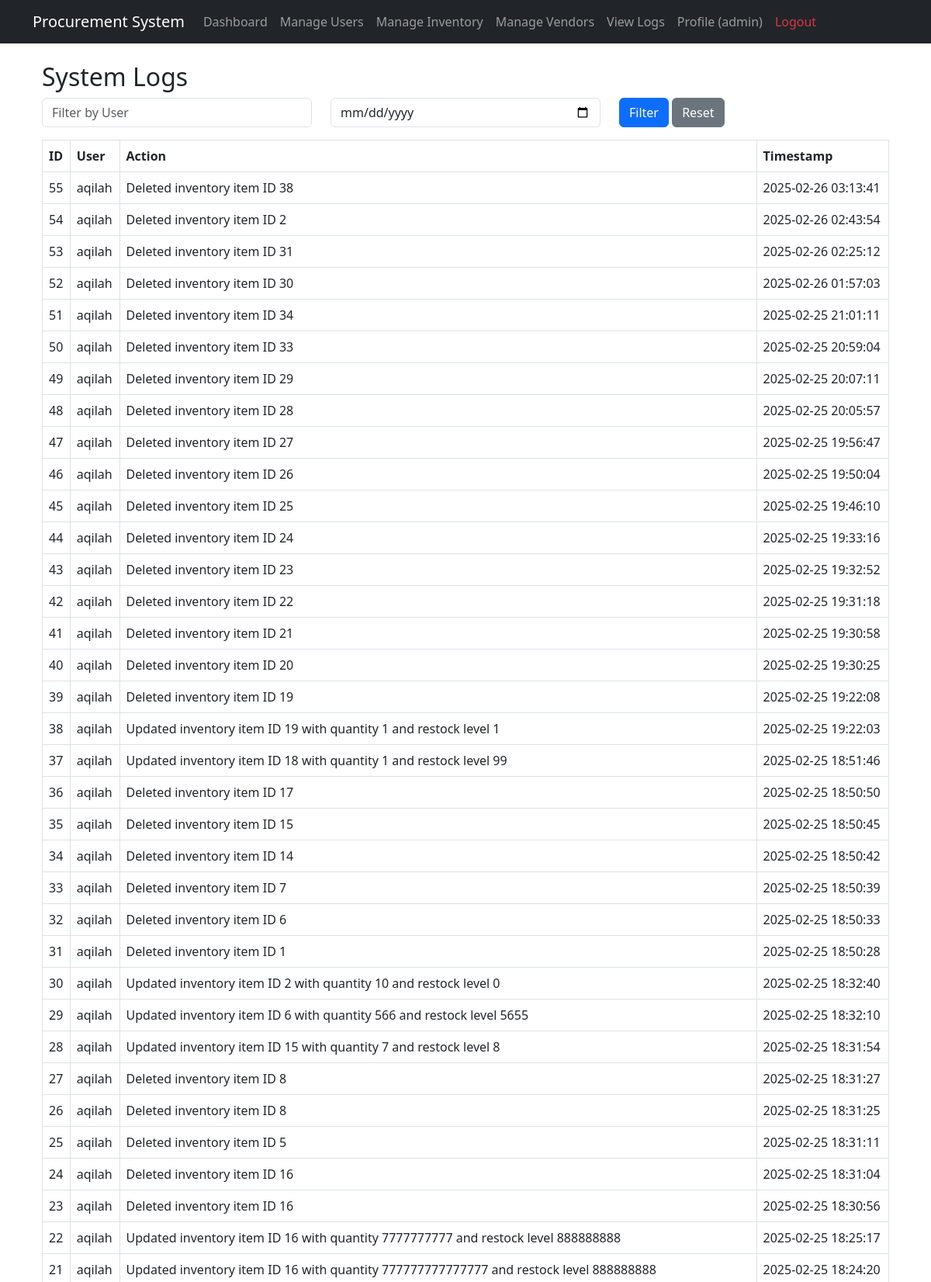
/inventory_system/view_logs.php (signed in, upper part), run on the app's committed database.
### tables this page shows
CREATE TABLE `logs` (
  `id` int(11) NOT NULL,
  `user` varchar(50) NOT NULL,
  `action` text NOT NULL,
  `timestamp` timestamp NOT NULL DEFAULT current_timestamp()
);

### inventory_system/view_logs.php (the view, shortened to what this page needs)
<?php
include 'header.php';
include 'db_connect.php';
$filter_user = isset($_GET['user']) ? $_GET['user'] : '';
$filter_date = isset($_GET['date']) ? $_GET['date'] : '';
$sql = "SELECT * FROM logs WHERE 1";
$sql .= " ORDER BY timestamp DESC";
$stmt = $conn->prepare($sql);
$stmt->execute();
$result = $stmt->get_result();
?>
<div class="container mt-4">
    <h2>System Logs</h2>
    <form method="GET" class="mb-3">
        <div class="row">
            <div class="col-md-4">
                <input type="text" name="user" class="form-control" placeholder="Filter by User" value="<?php echo htmlspecialchars($filter_user); ?>">
            </div>
            <div class="col-md-4">
                <input type="date" name="date" class="form-control" value="<?php echo htmlspecialchars($filter_date); ?>">
            </div>
            <div class="col-md-4">
                <button type="submit" class="btn btn-primary">Filter</button>
                <a href="view_logs.php" class="btn btn-secondary">Reset</a>
            </div>
        </div>
    </form>
    <table class="table table-bordered">
        <thead>
            <tr>
                <th>ID</th>
                <th>User</th>
                <th>Action</th>
                <th>Timestamp</th>
            </tr>
        </thead>
        <tbody>
            <?php while ($row = $result->fetch_assoc()): ?>
                <tr>
                    <td><?php echo $row["id"]; ?></td>
                    <td><?php echo htmlspecialchars($row["user"]); ?></td>
                    <td><?php echo htmlspecialchars($row["action"]); ?></td>
                    <td><?php echo $row["timestamp"]; ?></td>
                </tr>
            <?php endwhile; ?>
        </tbody>
    </table>
</div>
<?php include 'footer.php'; ?>

### data on the page
logs: id "55", user "aqilah", action "Deleted inventory item ID 38", timestamp "2025-02-26 03:13:41"
logs: id "54", user "aqilah", action "Deleted inventory item ID 2", timestamp "2025-02-26 02:43:54"
logs: id "53", user "aqilah", action "Deleted inventory item ID 31", timestamp "2025-02-26 02:25:12"
logs: id "52", user "aqilah", action "Deleted inventory item ID 30", timestamp "2025-02-26 01:57:03"
logs: id "51", user "aqilah", action "Deleted inventory item ID 34", timestamp "2025-02-25 21:01:11"
logs: id "50", user "aqilah", action "Deleted inventory item ID 33", timestamp "2025-02-25 20:59:04"
logs: id "49", user "aqilah", action "Deleted inventory item ID 29", timestamp "2025-02-25 20:07:11"
logs: id "48", user "aqilah", action "Deleted inventory item ID 28", timestamp "2025-02-25 20:05:57"
logs: id "47", user "aqilah", action "Deleted inventory item ID 27", timestamp "2025-02-25 19:56:47"
logs: id "46", user "aqilah", action "Deleted inventory item ID 26", timestamp "2025-02-25 19:50:04"
logs: id "45", user "aqilah", action "Deleted inventory item ID 25", timestamp "2025-02-25 19:46:10"
logs: id "44", user "aqilah", action "Deleted inventory item ID 24", timestamp "2025-02-25 19:33:16"
logs: id "43", user "aqilah", action "Deleted inventory item ID 23", timestamp "2025-02-25 19:32:52"
logs: id "42", user "aqilah", action "Deleted inventory item ID 22", timestamp "2025-02-25 19:31:18"
logs: id "41", user "aqilah", action "Deleted inventory item ID 21", timestamp "2025-02-25 19:30:58"
logs: id "40", user "aqilah", action "Deleted inventory item ID 20", timestamp "2025-02-25 19:30:25"
logs: id "39", user "aqilah", action "Deleted inventory item ID 19", timestamp "2025-02-25 19:22:08"
logs: id "38", user "aqilah", action "Updated inventory item ID 19 with quantity 1 and restock level 1", timestamp "2025-02-25 19:22:03"
logs: id "37", user "aqilah", action "Updated inventory item ID 18 with quantity 1 and restock level 99", timestamp "2025-02-25 18:51:46"
logs: id "36", user "aqilah", action "Deleted inventory item ID 17", timestamp "2025-02-25 18:50:50"
logs: id "35", user "aqilah", action "Deleted inventory item ID 15", timestamp "2025-02-25 18:50:45"
logs: id "34", user "aqilah", action "Deleted inventory item ID 14", timestamp "2025-02-25 18:50:42"
logs: id "33", user "aqilah", action "Deleted inventory item ID 7", timestamp "2025-02-25 18:50:39"
logs: id "32", user "aqilah", action "Deleted inventory item ID 6", timestamp "2025-02-25 18:50:33"
logs: id "31", user "aqilah", action "Deleted inventory item ID 1", timestamp "2025-02-25 18:50:28"
logs: id "30", user "aqilah", action "Updated inventory item ID 2 with quantity 10 and restock level 0", timestamp "2025-02-25 18:32:40"
logs: id "29", user "aqilah", action "Updated inventory item ID 6 with quantity 566 and restock level 5655", timestamp "2025-02-25 18:32:10"
logs: id "28", user "aqilah", action "Updated inventory item ID 15 with quantity 7 and restock level 8", timestamp "2025-02-25 18:31:54"
logs: id "27", user "aqilah", action "Deleted inventory item ID 8", timestamp "2025-02-25 18:31:27"
logs: id "26", user "aqilah", action "Deleted inventory item ID 8", timestamp "2025-02-25 18:31:25"
logs: id "25", user "aqilah", action "Deleted inventory item ID 5", timestamp "2025-02-25 18:31:11"
logs: id "24", user "aqilah", action "Deleted inventory item ID 16", timestamp "2025-02-25 18:31:04"
logs: id "23", user "aqilah", action "Deleted inventory item ID 16", timestamp "2025-02-25 18:30:56"
logs: id "22", user "aqilah", action "Updated inventory item ID 16 with quantity 7777777777 and restock level 888888888", timestamp "2025-02-25 18:25:17"
logs: id "21", user "aqilah", action "Updated inventory item ID 16 with quantity 777777777777777 and restock level 888888888", timestamp "2025-02-25 18:24:20"

### other printed values
$user_name "admin"
